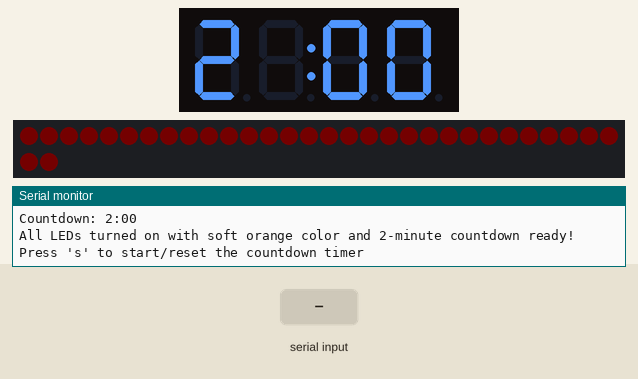
A sketch run on a simulated Arduino Uno, built with avr-gcc and run on an emulated ATmega328P. Shown: 4-digit seven-segment display, 32 RGB LEDs in strip order, left to right, continuing on the next row, the last lines printed to the serial monitor. The inputs (shaded band) are chosen by the test bench. Dim RGB values are drawn brighter than linear.

Above: at 1.3 s.
1.4 s: "g" received over Serial
At 1.7 s:
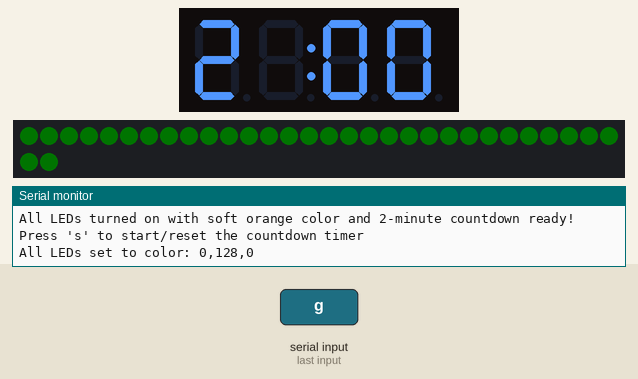
2.9 s: "b" received over Serial
At 3.9 s:
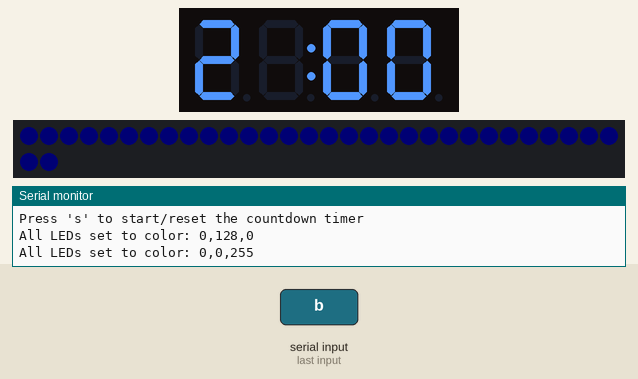
4.4 s: "w" received over Serial
At 5.2 s:
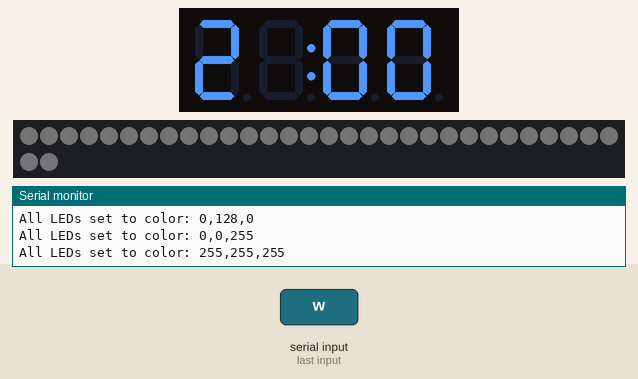
5.9 s: "s" received over Serial
At 7.7 s:
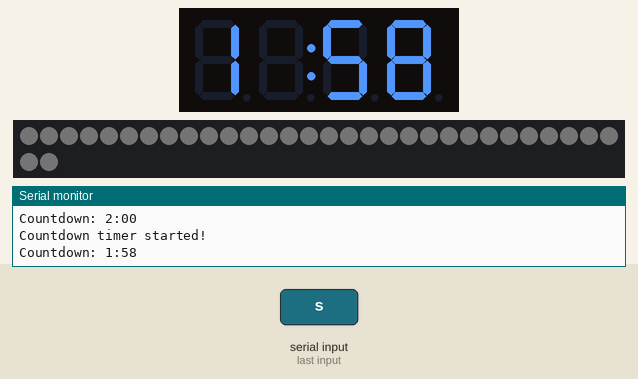
Timing chart, 0 to 9.2 s (numbered marks = the images above; inputs shaded):
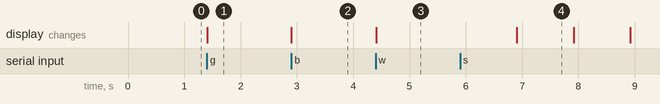

The sketch:

LightAndLED.ino
```cpp
#include <FastLED.h>
#include <Wire.h>
#include <Adafruit_GFX.h>
#include "Adafruit_LEDBackpack.h"

// LED strip configuration
#define NUM_LEDS 32      // Total number of LEDs in the strip
#define LED_PIN 8        // The pin your LED strip is connected to
#define BRIGHTNESS 1  // Global brightness (0-255)
#define DISPLAY_BRIGHTNESS 5  // Brightness for the 7-segment display

// Timer variables
unsigned long timerStartTime = 0;
const unsigned long countdownDuration = 120000; // 2 minutes in milliseconds
const unsigned long updateInterval = 1000;      // Update every second
unsigned long lastUpdateTime = 0;
bool timerRunning = false;

// Create an array for the LEDs
CRGB leds[NUM_LEDS];

// Create display object
Adafruit_7segment display = Adafruit_7segment();

void setup() {
  // Initialize serial communication
  Serial.begin(9600);

  // Initialize the LED strip
  FastLED.addLeds<WS2812B, LED_PIN, GRB>(leds, NUM_LEDS);
  FastLED.setBrightness(BRIGHTNESS);

  // Initialize the 7-segment display
  display.begin(0x70);
  display.setBrightness(DISPLAY_BRIGHTNESS);

  // Turn on all LEDs with a soft orange color
  // RGB values for soft orange (255, 127, 80)
  allOn(CRGB(255, 127, 80));

  // Show initial timer display (2:00)
  displayTime(2, 0);

  Serial.println("All LEDs turned on with soft orange color and 2-minute countdown ready!");
  Serial.println("Press 's' to start/reset the countdown timer");
}

void loop() {
  // Update timer if running
  if (timerRunning) {
    unsigned long currentTime = millis();

    // Calculate elapsed time since timer started
    unsigned long elapsedTime = currentTime - timerStartTime;

    // Check if countdown is complete
    if (elapsedTime >= countdownDuration) {
      // Timer finished
      timerRunning = false;

      // Display 0:00 and flash the LEDs
      displayTime(0, 0);
      flashLEDs();

      // Reset display to 2:00
      displayTime(2, 0);

      Serial.println("Countdown complete!");
    }
    // Update display every second
    else if (currentTime - lastUpdateTime >= updateInterval) {
      // Calculate remaining time
      unsigned long remainingTime = countdownDuration - elapsedTime;
      int minutes = remainingTime / 60000;
      int seconds = (remainingTime % 60000) / 1000;

      // Update the display
      displayTime(minutes, seconds);

      // Update last update time
      lastUpdateTime = currentTime;
    }
  }

  // Check if data is available from Serial (for control)
  if (Serial.available() > 0) {
    char cmd = Serial.read();

    // Process commands
    switch(cmd) {
      case 'r': // Red
        allOn(CRGB::Red);
        break;
      case 'g': // Green
        allOn(CRGB::Green);
        break;
      case 'b': // Blue
        allOn(CRGB::Blue);
        break;
      case 'w': // White
        allOn(CRGB::White);
        break;
      case 'o': // Back to soft orange
        allOn(CRGB(255, 127, 80));
        break;
      case 's': // Start/reset timer
        startTimer();
        break;
    }

    // Clear any remaining characters
    while(Serial.available() > 0) {
      Serial.read();
    }
  }

  // Small delay to prevent excessive looping
  delay(10);
}

// Function to start/reset the timer
void startTimer() {
  timerStartTime = millis();
  lastUpdateTime = timerStartTime;
  timerRunning = true;

  // Reset display to 2:00
  displayTime(2, 0);

  Serial.println("Countdown timer started!");
}

// Function to turn on all LEDs with a specified color
void allOn(CRGB color) {
  // Set all LEDs to the specified color
  for(int i = 0; i < NUM_LEDS; i++) {
    leds[i] = color;
  }

  // Update the LED strip
  FastLED.show();

  Serial.print("All LEDs set to color: ");
  Serial.print(color.r); Serial.print(",");
  Serial.print(color.g); Serial.print(",");
  Serial.println(color.b);
}

// Function to display time on the 7-segment display
void displayTime(int minutes, int seconds) {
  // Clear the display
  display.clear();

  // Set minutes digit (only need one digit for 0-9)
  display.writeDigitNum(0, minutes, false);

  // Set seconds digits (tens and ones positions)
  display.writeDigitNum(3, seconds / 10, false);  // Tens digit
  display.writeDigitNum(4, seconds % 10, false);  // Ones digit

  // Turn on colon between minutes and seconds
  display.drawColon(true);

  // Update the display
  display.writeDisplay();

  // Print to serial monitor for debugging
  Serial.print("Countdown: ");
  Serial.print(minutes);
  Serial.print(":");
  if (seconds < 10) Serial.print("0");
  Serial.println(seconds);
}

// Function to flash LEDs when countdown completes
void flashLEDs() {
  // Store original color
  CRGB originalColor = leds[0];

  // Flash between white and off 5 times
  for (int i = 0; i < 5; i++) {
    // Turn all LEDs white
    allOn(CRGB::White);
    delay(250);

    // Turn all LEDs off
    allOn(CRGB::Black);
    delay(250);
  }

  // Restore original color
  allOn(originalColor);
}
```

Measured:
- after the input at 5.9 s, the display: changes after 1.0 s (image 4)
- what the display in image 4 shows lasts 1.0 s, from 6.9 s to 7.9 s
